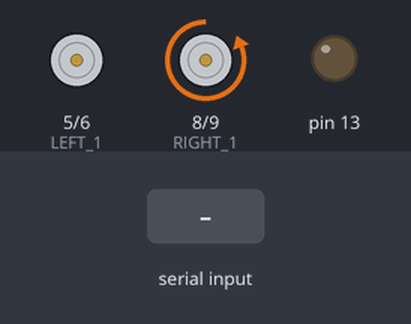
The sketch below on a simulated Arduino Uno, built with avr-gcc and run on an emulated ATmega328P. Shown: motor-driver pin pairs drawn as motors (green arrow = first pin HIGH = forward, orange = second pin HIGH = backward, longer = more drive), output pins drawn as LEDs (lit = HIGH). The inputs (shaded band) are chosen by the test bench.

Above: at 1.2 s.
1.3 s: "1" received over the second serial link
At 2.5 s:
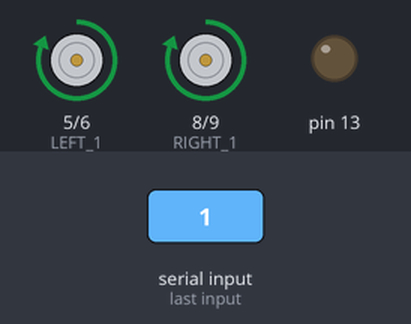
2.8 s: "2" received over the second serial link
At 3.6 s:
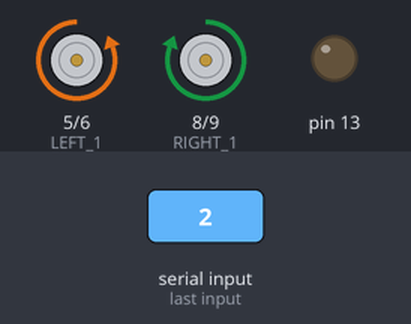
4.3 s: "3" received over the second serial link
At 4.8 s:
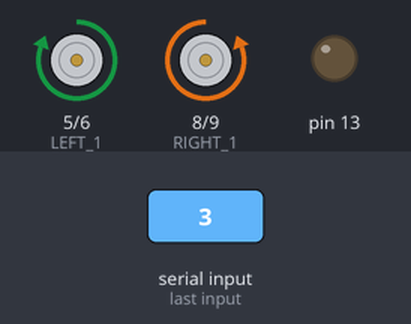
5.8 s: "4" received over the second serial link
At 7.0 s:
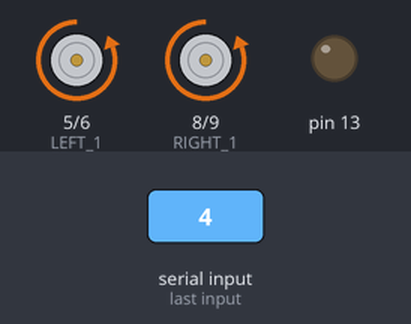
7.3 s: "0" received over the second serial link
At 8.3 s:
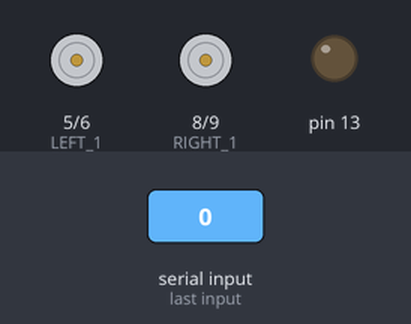
Timing chart, 0 to 9.8 s (numbered marks = the images above; inputs shaded):
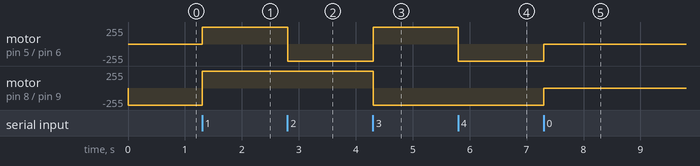

The sketch:

sketch_sep24a.ino
```cpp
#define RX 2
#define TX 3
#define LEFT_1 5
#define LEFT_2 6
#define RIGHT_1 8
#define RIGHT_2 9

#include <SoftwareSerial.h>

SoftwareSerial abc(RX,TX);

void setup()
{
  pinMode(LEFT_1, OUTPUT);
  pinMode(RIGHT_1, OUTPUT);
  pinMode(LEFT_2, OUTPUT);
  pinMode(RIGHT_2, OUTPUT);
  pinMode(13, OUTPUT);


  abc.begin(9600);

  digitalWrite(LEFT_1, LOW);
  digitalWrite(LEFT_2, LOW);
  digitalWrite(RIGHT_1, LOW);
  digitalWrite(RIGHT_2, HIGH);
}

void loop()
{
  if(abc.available())
  {
    char a = abc.read();
    abc.println(a);
    if (a=='1')
    {
      digitalWrite(LEFT_1, HIGH);
      digitalWrite(RIGHT_1, HIGH);
      digitalWrite(LEFT_2, LOW);
      digitalWrite(RIGHT_2, LOW);
    }
  else if (a=='2')
{
digitalWrite(LEFT_1, LOW);
digitalWrite(RIGHT_1, HIGH);
digitalWrite(LEFT_2, HIGH);
digitalWrite(RIGHT_2, LOW);
}
else if (a=='3')
{
  digitalWrite(LEFT_1, HIGH);
  digitalWrite(LEFT_2, LOW);
  digitalWrite(RIGHT_1, LOW);
  digitalWrite(RIGHT_2, HIGH);
}
else if (a=='4')
{
  digitalWrite(LEFT_1, LOW);
  digitalWrite(LEFT_2, HIGH);
  digitalWrite(RIGHT_1, LOW);
  digitalWrite(RIGHT_2, HIGH);
}
else
{
  digitalWrite(LEFT_1, LOW);
  digitalWrite(LEFT_2, LOW);
  digitalWrite(RIGHT_1, LOW);
  digitalWrite(RIGHT_2, LOW);
}

  }
}
```

Measured:
- after the input at 1.3 s, motor on pin 5 (LEFT_1) / pin 6 (LEFT_2): stopped → forward 255/255 at once; motor on pin 8 (RIGHT_1) / pin 9 (RIGHT_2): backward 255/255 → forward 255/255 at once
- after the input at 2.8 s, motor on pin 5 (LEFT_1) / pin 6 (LEFT_2): forward 255/255 → backward 255/255 at once
- after the input at 4.3 s, motor on pin 5 (LEFT_1) / pin 6 (LEFT_2): backward 255/255 → forward 255/255 at once; motor on pin 8 (RIGHT_1) / pin 9 (RIGHT_2): forward 255/255 → backward 255/255 at once
- after the input at 5.8 s, motor on pin 5 (LEFT_1) / pin 6 (LEFT_2): forward 255/255 → backward 255/255 at once
- after the input at 7.3 s, motor on pin 5 (LEFT_1) / pin 6 (LEFT_2), motor on pin 8 (RIGHT_1) / pin 9 (RIGHT_2): backward 255/255 → stopped at once
